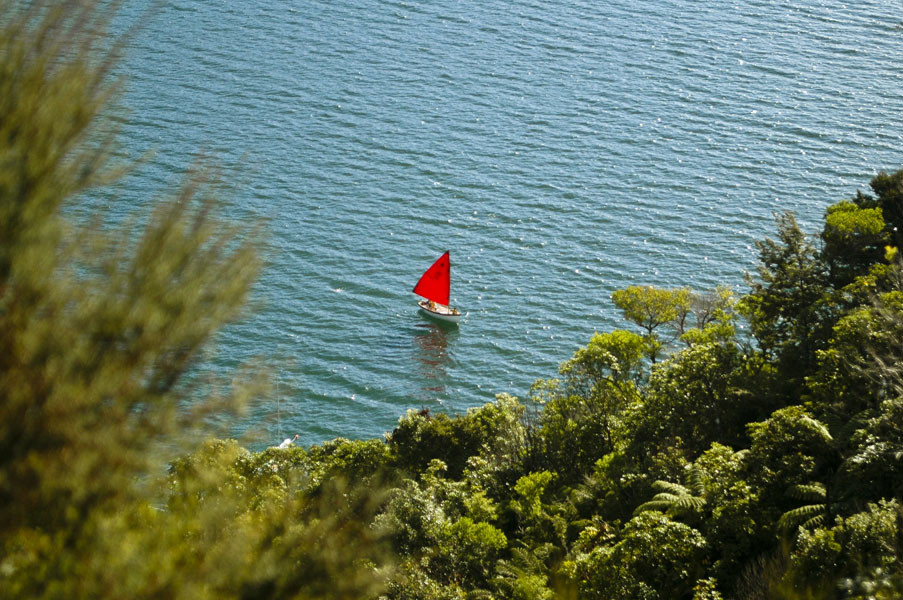
#> input picture 01_sandbox/boat.jpg, 903 x 600 px
$ python pipeline_hsv.py
#> lines starting #> are read from the running program, lines starting #| are printed output that depends on the picture; after the words box and inside, x2 and y2 are one past the last pixel; in counts of white or black regions, pixels touching at a corner belong together
import cv2
import numpy as np

img = cv2.imread('boat.jpg')
#> img is the input picture: shape (600, 903, 3); mean B, G, R 96.7, 115, 98
hsv = cv2.cvtColor(img, cv2.COLOR_BGR2HSV)
#> hsv: shape (600, 903, 3); mean H, S, V 62.4, 117.3, 122.2
# 0, 0, 0
# 37, 17, 255
# Нижний диапазон красного (от темно-красного до ярко-красного)
lower_red1 = np.array([0, 50, 50])
upper_red1 = np.array([10, 255, 255])

# Верхний диапазон красного (от малинового/бордового до чисто красного)
lower_red2 = np.array([170, 50, 50])
upper_red2 = np.array([180, 255, 255])
mask1 = cv2.inRange(hsv, lower_red1, upper_red1)
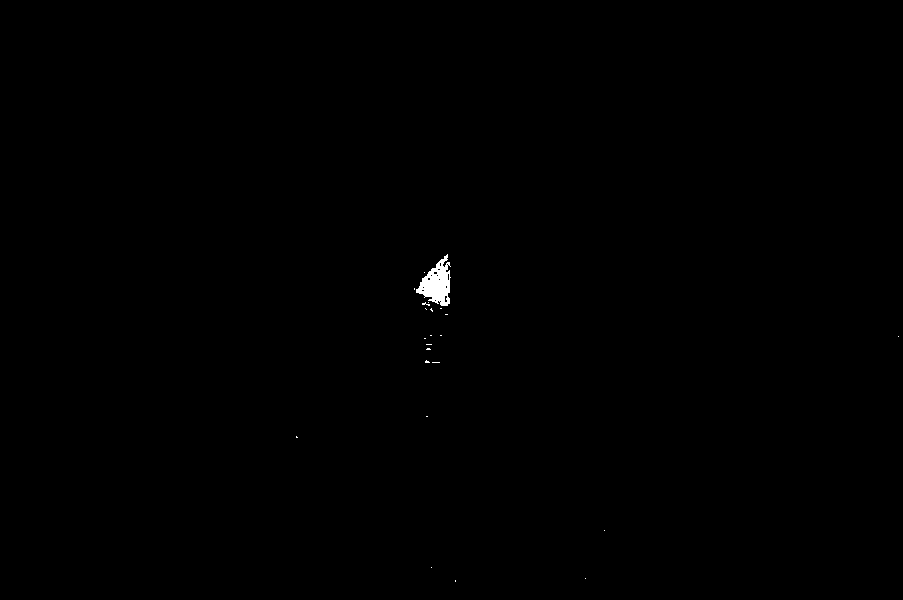
#> mask1: shape (600, 903); 0.19% white; 23 white regions (22 under 20 px), largest, box (x1, y1, x2, y2) and area: (416, 254, 451, 306) 967
mask2 = cv2.inRange(hsv, lower_red2, upper_red2)
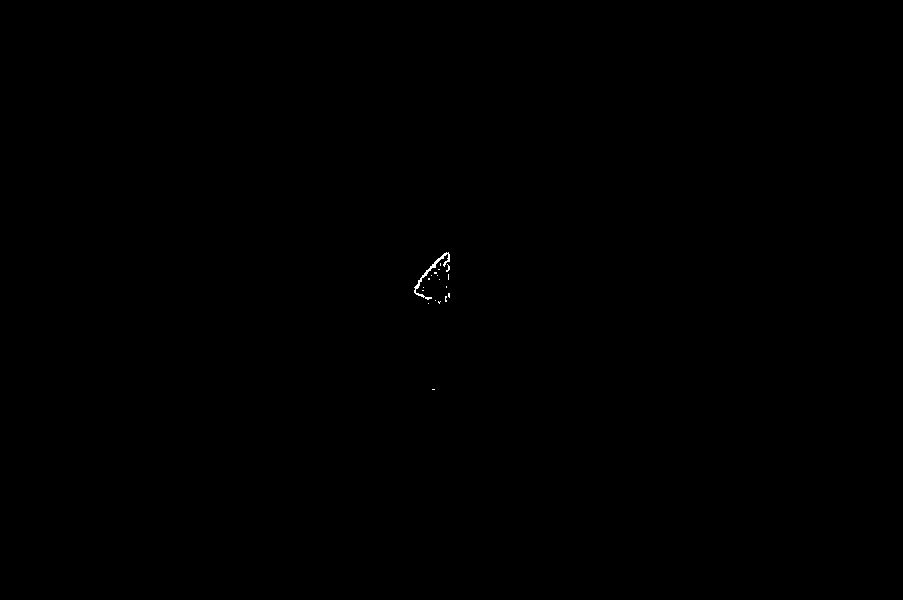
#> mask2: shape (600, 903); 0.05% white in thin lines or dots, all inside (x1, y1, x2, y2) = (414, 252, 450, 390)
thresh = cv2.bitwise_or(mask1, mask2)
#> thresh: shape (600, 903); 0.25% white; 21 white regions (20 under 20 px), largest, box (x1, y1, x2, y2) and area: (414, 252, 451, 306) 1253
res1 = cv2.bitwise_and(img, img, mask=thresh)
kernel = cv2.getStructuringElement(cv2.MORPH_RECT, (5, 5))
thresh_morph = cv2.morphologyEx(thresh, cv2.MORPH_OPEN, kernel)
#> thresh_morph: shape (600, 903); 0.23% white; 1 white region

contour, _ = cv2.findContours(thresh_morph, cv2.RETR_EXTERNAL, cv2.CHAIN_APPROX_SIMPLE)
#> contour = 1 contour; box (x1, y1, x2, y2) and area: (414, 253, 450, 306) 1180
if contour:
    print(len(contour))
#| 1
    cntr = max(contour, key=cv2.contourArea)
#> cntr = contour of 52 points, box (x1, y1, x2, y2) (414, 253, 450, 306), area 1180
    # cv2.drawContours(img, [cntr], -1, (255, 0, 0), 3)
    # cv2.drawContours(thresh_morph, [cntr], -1, (255, 0, 0), 3)
    x, y, w, h = cv2.boundingRect(cntr)
#> x = 414; y = 253; w = 36; h = 53
    cv2.rectangle(img, (x, y), (x+w, y+h), (0, 0, 255), 3)
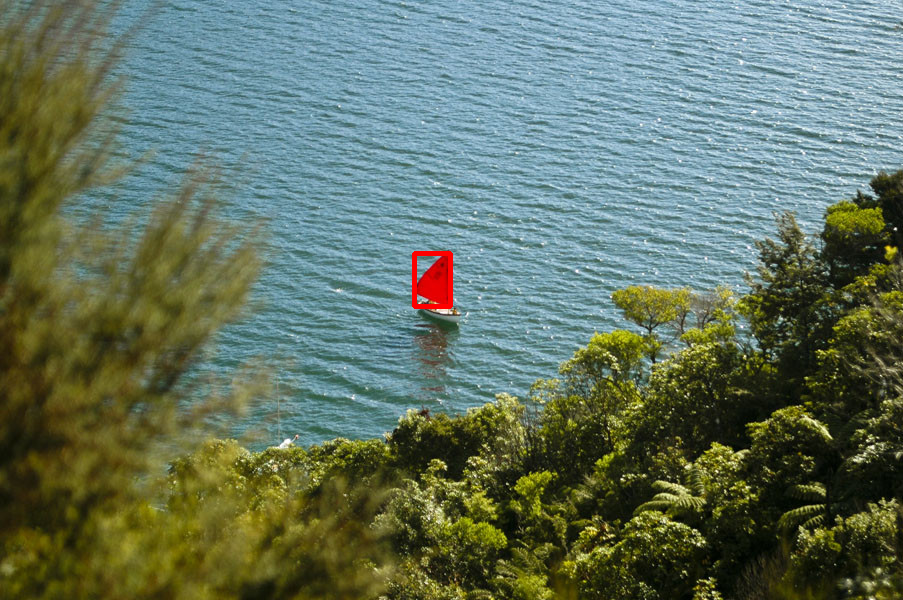
#> img: shape (600, 903, 3); 0.16% of pixels changed, all inside (x1, y1, x2, y2) = (412, 251, 453, 309)
    M = cv2.moments(cntr)
#> M = moments, m00 1180, centre m10/m00, m01/m00 = (435.8, 281.8)
    cX = int(M["m10"] / M["m00"])
#> cX = 435
    cY = int(M["m01"] / M["m00"])
#> cY = 281
    cv2.circle(img, (cX, cY), 2, (0, 255, 0), -1)
#> img: shape (600, 903, 3); under 0.01% of pixels changed, all inside (x1, y1, x2, y2) = (433, 279, 438, 284)
cv2.imshow('thresh', thresh)
cv2.imshow('res', res1)
cv2.imshow('thresh_morph', thresh_morph)
cv2.imshow('img', img)

cv2.waitKey(0)
cv2.destroyAllWindows()
